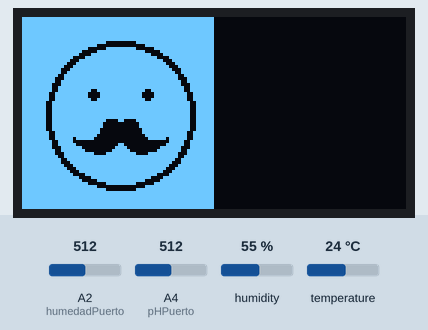
This sketch was run on a simulated Arduino Uno, built with avr-gcc and run on an emulated ATmega328P. Parts: 128×64 one-colour display. The inputs (shaded band) are chosen by the test bench; at power-on: A2 (humedadPuerto) = 512, A4 (pHPuerto) = 512, humidity 55 %, temperature 24 °C. What the sketch prints to the serial monitor is not drawn.

Above: at 4.1 s.

The sketch:

V1.0.0.2_ALPHA_BUILD.ino
```cpp
#include "DHT.h"
#include <Wire.h>
#include <Adafruit_GFX.h>
#include <Adafruit_SSD1306.h>

#define SCREEN_WIDTH 128 // OLED display width, in pixels
#define SCREEN_HEIGHT 64 // OLED display height, in pixels

// Declaration for an SSD1306 display connected to I2C (SDA, SCL pins)
Adafruit_SSD1306 display(SCREEN_WIDTH, SCREEN_HEIGHT, &Wire, -1);

#define DHTPIN 15
#define DHTTYPE DHT11   // DHT 11


DHT dht(DHTPIN, DHTTYPE);

const int humedadPuerto = 2;
int humedadValor = 0;

const int pHPuerto = 4;
int pHValor = 0;
float valpH = 0;


static const uint8_t image_data_tite[512] = {
    0xff, 0xff, 0xff, 0xe0, 0x03, 0xff, 0xff, 0xff,
    0xff, 0xff, 0xfc, 0x00, 0x00, 0x3f, 0xff, 0xff,
    0xff, 0xff, 0xf0, 0x3f, 0xfc, 0x0f, 0xff, 0xff,
    0xff, 0xff, 0x83, 0xff, 0xff, 0xc3, 0xff, 0xff,
    0xff, 0xff, 0x0f, 0xff, 0xff, 0xf0, 0xff, 0xff,
    0xff, 0xfc, 0x3f, 0xff, 0xff, 0xfc, 0x3f, 0xff,
    0xff, 0xf8, 0xff, 0xff, 0xff, 0xff, 0x1f, 0xff,
    0xff, 0xe3, 0xff, 0xff, 0xff, 0xff, 0xc7, 0xff,
    0xff, 0xc7, 0xff, 0xff, 0xff, 0xff, 0xe7, 0xff,
    0xff, 0x8f, 0xff, 0xff, 0xff, 0xff, 0xf7, 0xff,
    0xff, 0x1f, 0xff, 0xff, 0xff, 0xff, 0xff, 0xff,
    0xfe, 0x3f, 0xff, 0xff, 0xff, 0xff, 0xfc, 0x7f,
    0xfe, 0x7f, 0xff, 0xff, 0xff, 0xff, 0xfe, 0x7f,
    0xfc, 0xff, 0xff, 0xff, 0xff, 0xff, 0xff, 0x3f,
    0xf9, 0xff, 0xff, 0xff, 0xff, 0xff, 0xff, 0x1f,
    0xf9, 0xff, 0xff, 0xff, 0xff, 0xff, 0xff, 0x9f,
    0xf3, 0xff, 0xff, 0xff, 0xff, 0xff, 0xff, 0xcf,
    0xe3, 0xff, 0xff, 0xff, 0xff, 0xff, 0xff, 0xc7,
    0xe7, 0xff, 0xff, 0xff, 0xff, 0xff, 0xff, 0xe7,
    0xe7, 0xff, 0xff, 0xff, 0xff, 0xff, 0xff, 0xe7,
    0xcf, 0xff, 0xff, 0xff, 0xff, 0xff, 0xff, 0xf3,
    0xcf, 0xff, 0xfc, 0xff, 0xff, 0x3f, 0xff, 0xf3,
    0x9f, 0xff, 0xf0, 0xff, 0xff, 0x0f, 0xff, 0xf9,
    0x9f, 0xff, 0xc3, 0xff, 0xff, 0xc3, 0xff, 0xf9,
    0x9f, 0xff, 0x0f, 0xff, 0xff, 0xf0, 0xff, 0xf9,
    0x9f, 0xfc, 0x3f, 0xff, 0xff, 0xfc, 0x3f, 0xf9,
    0xbf, 0xfc, 0xff, 0xff, 0xff, 0xff, 0x3f, 0xfc,
    0x3f, 0xff, 0xff, 0xff, 0xff, 0xff, 0xff, 0xfc,
    0x3f, 0xff, 0xff, 0xff, 0xff, 0xff, 0xff, 0xfc,
    0x3f, 0xff, 0x3f, 0x3f, 0xfc, 0xfc, 0xff, 0xfc,
    0x3f, 0xff, 0x1e, 0x3f, 0xfc, 0x78, 0xff, 0xfc,
    0x3f, 0xff, 0x80, 0x7f, 0xfe, 0x01, 0xff, 0xfc,
    0x3f, 0xff, 0x00, 0x7f, 0xfe, 0x00, 0xff, 0xfc,
    0x3f, 0xff, 0x3e, 0x7f, 0xfe, 0x7c, 0xff, 0xfc,
    0x3f, 0xfe, 0x3e, 0x7f, 0xfe, 0x7c, 0x7f, 0xfc,
    0x3f, 0xfe, 0x7c, 0xff, 0xff, 0x3e, 0x7f, 0xfc,
    0x3f, 0xfe, 0x7c, 0xfc, 0x3f, 0x3e, 0x7f, 0xfc,
    0x3f, 0xfc, 0xfc, 0xf0, 0x0f, 0xbf, 0x3f, 0xfd,
    0x9f, 0xfc, 0xf9, 0xe3, 0xc7, 0x9f, 0x3f, 0xf9,
    0x9f, 0xfc, 0xf9, 0xe7, 0xe7, 0x9f, 0x3f, 0xf9,
    0x9f, 0xfc, 0xf9, 0xc0, 0x03, 0x9f, 0x3f, 0xf9,
    0x9f, 0xfc, 0xf9, 0xc0, 0x03, 0x9f, 0x3f, 0xf9,
    0xcf, 0xfc, 0xf9, 0xcf, 0xf3, 0x9f, 0x3f, 0xf3,
    0xcf, 0xfe, 0xf9, 0xcf, 0xf3, 0x9f, 0x3f, 0xf3,
    0xe7, 0xfe, 0x79, 0xcf, 0xf3, 0x9e, 0x7f, 0xe7,
    0xe7, 0xfe, 0x7c, 0xcf, 0xf3, 0x3e, 0x7f, 0xe7,
    0xf3, 0xfe, 0x7c, 0xcf, 0xf3, 0x3e, 0x7f, 0xcf,
    0xf3, 0xfe, 0x7c, 0xe7, 0xe7, 0x3e, 0x7f, 0xcf,
    0xf9, 0xfe, 0x7e, 0x63, 0xc6, 0x7e, 0x7f, 0x9f,
    0xf9, 0xfe, 0x7e, 0x70, 0x0e, 0x7e, 0x7f, 0x1f,
    0xfc, 0xfc, 0xfe, 0x7c, 0x3e, 0x7f, 0x3f, 0x3f,
    0xfe, 0x7c, 0xfe, 0x7f, 0xfe, 0x7f, 0x3e, 0x7f,
    0xfe, 0x38, 0xfe, 0x7f, 0xfe, 0x7f, 0x1c, 0x7f,
    0xff, 0xf9, 0xfe, 0x7f, 0xfe, 0x7f, 0x98, 0xff,
    0xff, 0xe1, 0xfe, 0x7f, 0xff, 0x7f, 0x81, 0xff,
    0xff, 0xe3, 0xfc, 0xff, 0xff, 0x3f, 0xc3, 0xff,
    0xff, 0xe1, 0xfc, 0xff, 0xff, 0x3f, 0x87, 0xff,
    0xff, 0xf8, 0xf9, 0xff, 0xff, 0x9f, 0x1f, 0xff,
    0xff, 0xfc, 0x39, 0xff, 0xff, 0x9c, 0x3f, 0xff,
    0xff, 0xff, 0x09, 0xff, 0xff, 0x90, 0xff, 0xff,
    0xff, 0xff, 0x81, 0xff, 0xff, 0x83, 0xff, 0xff,
    0xff, 0xff, 0xf0, 0x3f, 0xfc, 0x0f, 0xff, 0xff,
    0xff, 0xff, 0xfc, 0x00, 0x00, 0x3f, 0xff, 0xff,
    0xff, 0xff, 0xff, 0xc0, 0x07, 0xff, 0xff, 0xff
};

static const uint8_t image_data_feliz[512] = {
    0xff, 0xff, 0xff, 0xff, 0xff, 0xff, 0xff, 0xff,
    0xff, 0xff, 0xff, 0xff, 0xff, 0xff, 0xff, 0xff,
    0xff, 0xff, 0xff, 0xff, 0xff, 0xff, 0xff, 0xff,
    0xff, 0xff, 0xff, 0xff, 0xff, 0xff, 0xff, 0xff,
    0xff, 0xff, 0xff, 0xff, 0xff, 0xff, 0xff, 0xff,
    0xff, 0xff, 0xff, 0xff, 0xff, 0xff, 0xff, 0xff,
    0xff, 0xff, 0xff, 0xff, 0xff, 0xff, 0xff, 0xff,
    0xff, 0xff, 0xff, 0xff, 0xff, 0xff, 0xff, 0xff,
    0xff, 0xff, 0xff, 0xf0, 0x03, 0xff, 0xff, 0xff,
    0xff, 0xff, 0xff, 0x80, 0x00, 0x7f, 0xff, 0xff,
    0xff, 0xff, 0xfc, 0x0f, 0xfc, 0x0f, 0xff, 0xff,
    0xff, 0xff, 0xf0, 0x7f, 0xff, 0x83, 0xff, 0xff,
    0xff, 0xff, 0xe1, 0xff, 0xff, 0xe1, 0xff, 0xff,
    0xff, 0xff, 0x87, 0xff, 0xff, 0xf8, 0x7f, 0xff,
    0xff, 0xff, 0x1f, 0xff, 0xff, 0xfe, 0x3f, 0xff,
    0xff, 0xfe, 0x3f, 0xff, 0xff, 0xff, 0x1f, 0xff,
    0xff, 0xfc, 0x7f, 0xff, 0xff, 0xff, 0x8f, 0xff,
    0xff, 0xf8, 0xff, 0xff, 0xff, 0xff, 0xc7, 0xff,
    0xff, 0xf9, 0xff, 0xff, 0xff, 0xff, 0xe7, 0xff,
    0xff, 0xf3, 0xff, 0xff, 0xff, 0xff, 0xf3, 0xff,
    0xff, 0xe3, 0xff, 0xff, 0xff, 0xff, 0xf1, 0xff,
    0xff, 0xe7, 0xff, 0xff, 0xff, 0xff, 0xf9, 0xff,
    0xff, 0xc7, 0xff, 0xff, 0xff, 0xff, 0xf8, 0xff,
    0xff, 0xcf, 0xff, 0xff, 0xff, 0xff, 0xfc, 0xff,
    0xff, 0xcf, 0xfe, 0x7f, 0xff, 0x9f, 0xfc, 0xff,
    0xff, 0x9f, 0xfc, 0x3f, 0xff, 0x0f, 0xfe, 0x7f,
    0xff, 0x9f, 0xfc, 0x3f, 0xff, 0x0f, 0xfe, 0x7f,
    0xff, 0x9f, 0xfe, 0x7f, 0xff, 0x9f, 0xfe, 0x7f,
    0xff, 0x3f, 0xff, 0xff, 0xff, 0xff, 0xff, 0x3f,
    0xff, 0x3f, 0xff, 0xff, 0xff, 0xff, 0xff, 0x3f,
    0xff, 0x3f, 0xff, 0xff, 0xff, 0xff, 0xff, 0x3f,
    0xff, 0x3f, 0xff, 0xff, 0xff, 0xff, 0xff, 0x3f,
    0xff, 0x3f, 0xff, 0xff, 0xff, 0xff, 0xff, 0x3f,
    0xff, 0x3f, 0xff, 0xff, 0xff, 0xff, 0xff, 0x3f,
    0xff, 0x3f, 0xff, 0xf0, 0xc3, 0xff, 0xff, 0x3f,
    0xff, 0x3f, 0xff, 0xe0, 0x01, 0xff, 0xff, 0x3f,
    0xff, 0x3f, 0xff, 0xe0, 0x01, 0xff, 0xff, 0x3f,
    0xff, 0x3f, 0xff, 0xc0, 0x00, 0xff, 0xff, 0x3f,
    0xff, 0x9f, 0xff, 0xc0, 0x00, 0xff, 0xfe, 0x7f,
    0xff, 0x9f, 0xff, 0x80, 0x00, 0x7f, 0xfe, 0x7f,
    0xff, 0x9f, 0xbf, 0x00, 0x00, 0x3f, 0x7e, 0x7f,
    0xff, 0xcf, 0x80, 0x00, 0x00, 0x00, 0x7c, 0xff,
    0xff, 0xcf, 0xc0, 0x00, 0xc0, 0x00, 0xfc, 0xff,
    0xff, 0xc7, 0xf0, 0x01, 0xe0, 0x03, 0xf8, 0xff,
    0xff, 0xe7, 0xf8, 0x03, 0xf0, 0x07, 0xf9, 0xff,
    0xff, 0xe3, 0xff, 0x0f, 0xfc, 0x3f, 0xf1, 0xff,
    0xff, 0xf3, 0xff, 0xff, 0xff, 0xff, 0xf3, 0xff,
    0xff, 0xf9, 0xff, 0xff, 0xff, 0xff, 0xe7, 0xff,
    0xff, 0xf8, 0xff, 0xff, 0xff, 0xff, 0xc7, 0xff,
    0xff, 0xfc, 0x7f, 0xff, 0xff, 0xff, 0x8f, 0xff,
    0xff, 0xfe, 0x3f, 0xff, 0xff, 0xff, 0x1f, 0xff,
    0xff, 0xff, 0x1f, 0xff, 0xff, 0xfe, 0x3f, 0xff,
    0xff, 0xff, 0x87, 0xff, 0xff, 0xf8, 0x7f, 0xff,
    0xff, 0xff, 0xe1, 0xff, 0xff, 0xe1, 0xff, 0xff,
    0xff, 0xff, 0xf0, 0x7f, 0xff, 0x83, 0xff, 0xff,
    0xff, 0xff, 0xfc, 0x0f, 0xfc, 0x0f, 0xff, 0xff,
    0xff, 0xff, 0xff, 0x80, 0x00, 0x7f, 0xff, 0xff,
    0xff, 0xff, 0xff, 0xf0, 0x03, 0xff, 0xff, 0xff,
    0xff, 0xff, 0xff, 0xff, 0xff, 0xff, 0xff, 0xff,
    0xff, 0xff, 0xff, 0xff, 0xff, 0xff, 0xff, 0xff,
    0xff, 0xff, 0xff, 0xff, 0xff, 0xff, 0xff, 0xff,
    0xff, 0xff, 0xff, 0xff, 0xff, 0xff, 0xff, 0xff,
    0xff, 0xff, 0xff, 0xff, 0xff, 0xff, 0xff, 0xff,
    0xff, 0xff, 0xff, 0xff, 0xff, 0xff, 0xff, 0xff
};

void setup() {
  Serial.begin(9600);
  Serial.println(F("DHTxx test!"));
  pinMode(humedadPuerto, INPUT);
  dht.begin();

  if(!display.begin(SSD1306_SWITCHCAPVCC, 0x3C)) { // Address 0x3D for 128x64
    Serial.println(F("SSD1306 allocation failed"));
    for(;;);
  }
  delay(2000);
  display.clearDisplay();

  display.setTextSize(1);
  display.setTextColor(WHITE);
  display.setCursor(0, 10);

}

void loop() {
  delay(2000);
  // LECTURAS DE SENSORES
  float h = dht.readHumidity();
  float t = dht.readTemperature();
  float f = dht.readTemperature(true);

  if (isnan(h) || isnan(t) || isnan(f)) {
    Serial.println(F("Failed to read from DHT sensor!"));
    return;
  }

  float hif = dht.computeHeatIndex(f, h);
  float hic = dht.computeHeatIndex(t, h, false);

  humedadValor = analogRead(humedadPuerto);
  pHValor = analogRead(pHPuerto);
  if(humedadValor >= 3200){
      display.clearDisplay();
      display.drawBitmap(0, 0,image_data_tite, 64, 64, 1);
      display.display();
  } else {
      display.clearDisplay();
      display.drawBitmap(0, 0, image_data_feliz, 64, 64, 1);
      display.display();
  }
  valpH = float(pHValor) / 1023 * 5.0;
  // IMPRESIONES A PANTALLA
  Serial.println(F("Humidity: "));
  Serial.print(h);
  Serial.print(F("%  Temperature: "));
  Serial.print(t);
  Serial.print(F("°C "));
  Serial.print(f);
  Serial.print(F("°F  Heat index: "));
  Serial.print(hic);
  Serial.print(F("°C "));
  Serial.print(hif);
  Serial.println(F("°F"));
  Serial.println("Humedad Suelo: ");
  Serial.println(humedadValor);
  Serial.println("pH Valor: ");
  Serial.print(valpH);
}
```
